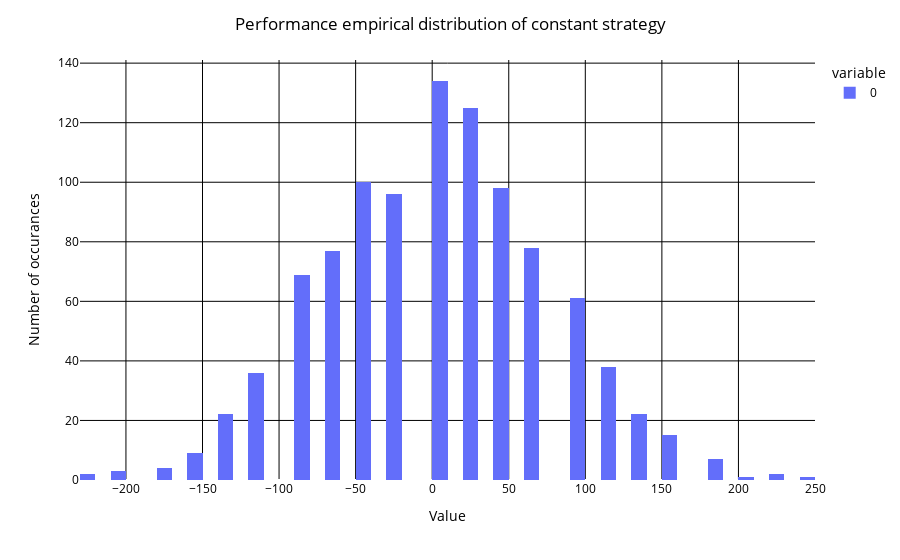

Notebook code cell kept with this figure:
### Code cell
fig = px.histogram(arr_res_X_womo, nbins=75)

fig.update_layout(
    title_text="Performance empirical distribution of constant strategy",
    title_x=0.5,
    plot_bgcolor='white',  # set background color to white
    paper_bgcolor='white',  # set background color to white
    font=dict(color='black'),  # set font color to black
    xaxis=dict(title_text="Value", color='black', tickcolor='black', gridcolor='black'),  # set x-axis color, tick color, grid color, and grid width
    yaxis=dict(title_text="Number of occurances", color='black', tickcolor='black', gridcolor='black'),  # set y-axis color, tick color, grid color, and grid width
)

### Figure 1 — Plotly figure (JSON) as saved in the notebook; plotly's stock layout.template omitted (floating-point values rounded to 4 significant figures; data arrays with more than 128 entries replaced by an {"elided": "..."} marker saying what was removed)
{"data": [{"alignmentgroup": "True", "bingroup": "x", "hovertemplate": "variable=0<br>value=%{x}<br>count=%{y}<extra></extra>", "legendgroup": "0", "marker": {"color": "#636efa", "pattern": {"shape": ""}}, "name": "0", "nbinsx": 75, "offsetgroup": "0", "orientation": "v", "showlegend": true, "type": "histogram", "x": {"elided": "1000 float values"}, "xaxis": "x", "yaxis": "y"}], "layout": {"barmode": "relative", "font": {"color": "black"}, "legend": {"title": {"text": "variable"}, "tracegroupgap": 0}, "margin": {"t": 60}, "paper_bgcolor": "white", "plot_bgcolor": "white", "title": {"text": "Performance empirical distribution of constant strategy", "x": 0.5}, "xaxis": {"anchor": "y", "color": "black", "domain": [0, 1], "gridcolor": "black", "tickcolor": "black", "title": {"text": "Value"}}, "yaxis": {"anchor": "x", "color": "black", "domain": [0, 1], "gridcolor": "black", "tickcolor": "black", "title": {"text": "Number of occurances"}}}}
